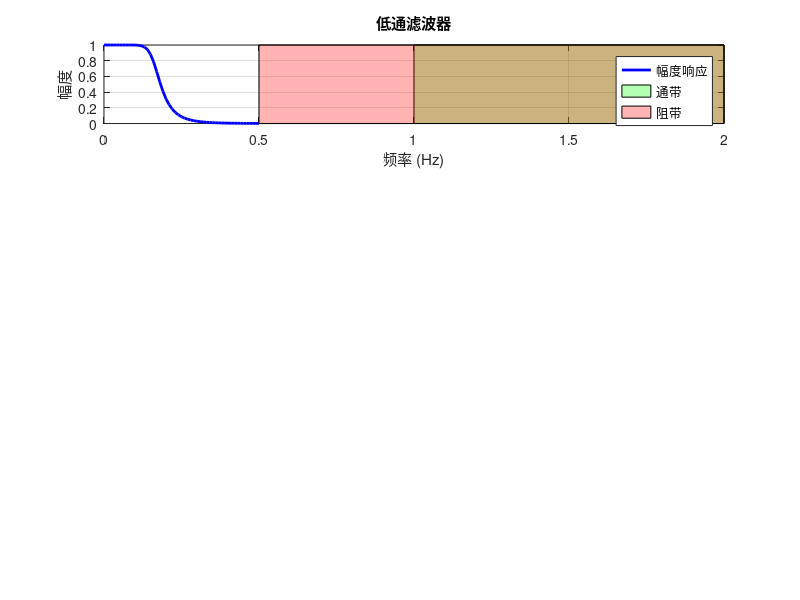

Here is the MATLAB script that generated this plot: (Note: this script raises an error after producing the figure.)
clear;
close all;

% 设置滤波器参数
wp = 1; % 通带截止频率
ws = 2; % 阻带截止频率
rp = 2; % 通带最大衰减 (dB)
as = 30; % 阻带最小衰减 (dB)

f = 0:1/100:0.5; % 频率范围
wk = 2*pi*f; % 角频率

% 低通滤波器设计
[n, wc] = buttord(wp, ws, rp, as, 's'); % 计算滤波器阶数 n 和截止频率 wc
[b, a] = butter(n, wc, 's'); % 设计低通滤波器
hk_lp = freqs(b, a, wk); % 计算频响

figure;
subplot(4, 1, 1);
plot(f, abs(hk_lp), 'b', 'LineWidth', 2);
hold on;
fill([wp, wp, ws, ws], [0, max(abs(hk_lp)), max(abs(hk_lp)), 0], 'g', 'FaceAlpha', 0.3); % 通带
fill([ws, ws, max(f), max(f)], [0, max(abs(hk_lp)), max(abs(hk_lp)), 0], 'r', 'FaceAlpha', 0.3); % 阻带
title('低通滤波器');
xlabel('频率 (Hz)');
ylabel('幅度');
legend('幅度响应', '通带', '阻带');
grid on;

% 低通转高通
[bh, ah] = lp2hp(b, a, 2); % 低通到高通转换
hk_hp = freqs(bh, ah, wk); % 计算频响

subplot(4, 1, 2);
plot(f, abs(hk_hp), 'b', 'LineWidth', 2);
hold on;
fill([0, 0, min(ws, max(f)), min(ws, max(f))], [0, max(abs(hk_hp)), max(abs(hk_hp)), 0], 'g', 'FaceAlpha', 0.3); % 通带
fill([min(ws, max(f)), min(ws, max(f)), max(f), max(f)], [0, max(abs(hk_hp)), max(abs(hk_hp)), 0], 'r', 'FaceAlpha', 0.3); % 阻带
title('高通滤波器');
xlabel('频率 (Hz)');
ylabel('幅度');
legend('幅度响应', '通带', '阻带');
grid on;

% 低通转带阻
[bz, az] = lp2bs(b, a, 1.6, 0.5); % 低通到带阻转换
hz_bs = freqs(bz, az, wk); % 计算频响

subplot(4, 1, 3);
plot(f, abs(hz_bs), 'b', 'LineWidth', 2);
hold on;
fill([0, 0, 1.6-0.5, 1.6-0.5], [0, max(abs(hz_bs)), max(abs(hz_bs)), 0], 'g', 'FaceAlpha', 0.3); % 通带
fill([1.6-0.5, 1.6-0.5, 1.6+0.5, 1.6+0.5], [0, max(abs(hz_bs)), max(abs(hz_bs)), 0], 'r', 'FaceAlpha', 0.3); % 阻带
fill([1.6+0.5, 1.6+0.5, max(f), max(f)], [0, max(abs(hz_bs)), max(abs(hz_bs)), 0], 'g', 'FaceAlpha', 0.3); % 通带
title('带阻滤波器');
xlabel('频率 (Hz)');
ylabel('幅度');
legend('幅度响应', '通带', '阻带');
grid on;

% 低通转带通
[bz_bp, az_bp] = lp2bp(b, a, 1.6, 0.5); % 低通到带通转换
hz_bp = freqs(bz_bp, az_bp, wk); % 计算频响

subplot(4, 1, 4);
plot(f, abs(hz_bp), 'b', 'LineWidth', 2);
hold on;
fill([0, 0, 1.6-0.5, 1.6-0.5], [0, max(abs(hz_bp)), max(abs(hz_bp)), 0], 'r', 'FaceAlpha', 0.3); % 阻带
fill([1.6-0.5, 1.6-0.5, 1.6+0.5, 1.6+0.5], [0, max(abs(hz_bp)), max(abs(hz_bp)), 0], 'g', 'FaceAlpha', 0.3); % 通带
fill([1.6+0.5, 1.6+0.5, max(f), max(f)], [0, max(abs(hz_bp)), max(abs(hz_bp)), 0], 'r', 'FaceAlpha', 0.3); % 阻带
title('带通滤波器');
xlabel('频率 (Hz)');
ylabel('幅度');
legend('幅度响应', '通带', '阻带');
grid on;

% 简要说明采用脉冲响应不变法对 AHPF 和 ASBF 数字化保护滤波器的作用
disp('脉冲响应不变法的作用：');
disp('1. 脉冲响应不变法将模拟滤波器转换为数字滤波器时，保持了模拟滤波器的脉冲响应。');
disp('2. 对于AHPF（高通）和ASBF（带阻）滤波器，这种方法可以保留原始模拟滤波器的特性。');
disp('3. 然而，该方法可能会产生频谱混叠现象，特别是在高频段。');
disp('4. 因此，在实际应用中需要谨慎选择采样频率以避免混叠。');